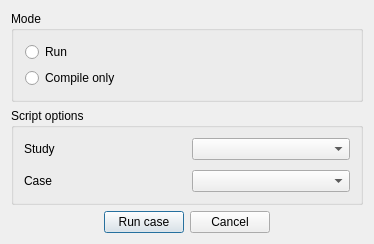
<ui version="4.0" stdsetdef="1" >
  <author></author>
  <comment></comment>
  <exportmacro></exportmacro>
  <class>RunCaseDialog</class>
  <widget class="QDialog" name="RunCaseDialog" >
    <property name="geometry" >
      <rect>
        <x>0</x>
        <y>0</y>
        <width>374</width>
        <height>231</height>
      </rect>
    </property>
    <property name="windowTitle" >
      <string>Run case</string>
    </property>
    <layout class="QGridLayout" >
      <item row="0" column="0" >
        <layout class="QGridLayout" >
          <item row="1" column="0" >
            <widget class="QGroupBox" name="MainGroupBox" >
              <property name="title" >
                <string>Script options</string>
              </property>
              <layout class="QGridLayout" >
                <property name="margin" >
                  <number>10</number>
                </property>
                <property name="spacing" >
                  <number>10</number>
                </property>
                <item row="1" column="0" >
                  <widget class="QLabel" name="StudyLabel" >
                    <property name="text" >
                      <string>Study</string>
                    </property>
                    <property name="wordWrap" >
                      <bool>false</bool>
                    </property>
                  </widget>
                </item>
                <item row="1" column="1" >
                  <widget class="QComboBox" name="StudyCB" />
                </item>
                <item row="2" column="1" >
                  <widget class="QComboBox" name="CaseCB" />
                </item>
                <item row="2" column="0" >
                  <widget class="QLabel" name="CaseLabel" >
                    <property name="text" >
                      <string>Case</string>
                    </property>
                    <property name="wordWrap" >
                      <bool>false</bool>
                    </property>
                  </widget>
                </item>
              </layout>
            </widget>
          </item>
          <item row="0" column="0" >
            <widget class="QGroupBox" name="ModeButtonGroup" >
              <property name="title" >
                <string>Mode</string>
              </property>
              <layout class="QGridLayout" >
                <item row="0" column="0" >
                  <layout class="QVBoxLayout" >
                    <item>
                      <widget class="QRadioButton" name="RunModeBtn" >
                        <property name="text" >
                          <string>Run</string>
                        </property>
                      </widget>
                    </item>
                    <item>
                      <widget class="QRadioButton" name="CompileModeBtn" >
                        <property name="text" >
                          <string>Compile only</string>
                        </property>
                      </widget>
                    </item>
                  </layout>
                </item>
              </layout>
            </widget>
          </item>
          <item row="2" column="0" >
            <layout class="QHBoxLayout" >
              <item>
                <spacer name="spacer2_2" >
                  <property name="sizeHint" >
                    <size>
                      <width>61</width>
                      <height>20</height>
                    </size>
                  </property>
                  <property name="sizeType" >
                    <enum>QSizePolicy::Expanding</enum>
                  </property>
                  <property name="orientation" >
                    <enum>Qt::Horizontal</enum>
                  </property>
                </spacer>
              </item>
              <item>
                <widget class="QPushButton" name="RunCaseBtn" >
                  <property name="text" >
                    <string>Run case</string>
                  </property>
                </widget>
              </item>
              <item>
                <widget class="QPushButton" name="CancelBtn" >
                  <property name="text" >
                    <string>Cancel</string>
                  </property>
                </widget>
              </item>
              <item>
                <spacer name="spacer2" >
                  <property name="sizeHint" >
                    <size>
                      <width>61</width>
                      <height>20</height>
                    </size>
                  </property>
                  <property name="sizeType" >
                    <enum>QSizePolicy::Expanding</enum>
                  </property>
                  <property name="orientation" >
                    <enum>Qt::Horizontal</enum>
                  </property>
                </spacer>
              </item>
            </layout>
          </item>
        </layout>
      </item>
    </layout>
  </widget>
  <layoutdefault spacing="6" margin="11" />
  <pixmapfunction>qPixmapFromMimeSource</pixmapfunction>
  <connections>
    <connection>
      <sender>RunCaseBtn</sender>
      <signal>clicked()</signal>
      <receiver>RunCaseDialog</receiver>
      <slot>accept()</slot>
    </connection>
    <connection>
      <sender>CancelBtn</sender>
      <signal>clicked()</signal>
      <receiver>RunCaseDialog</receiver>
      <slot>reject()</slot>
    </connection>
  </connections>
</ui>
